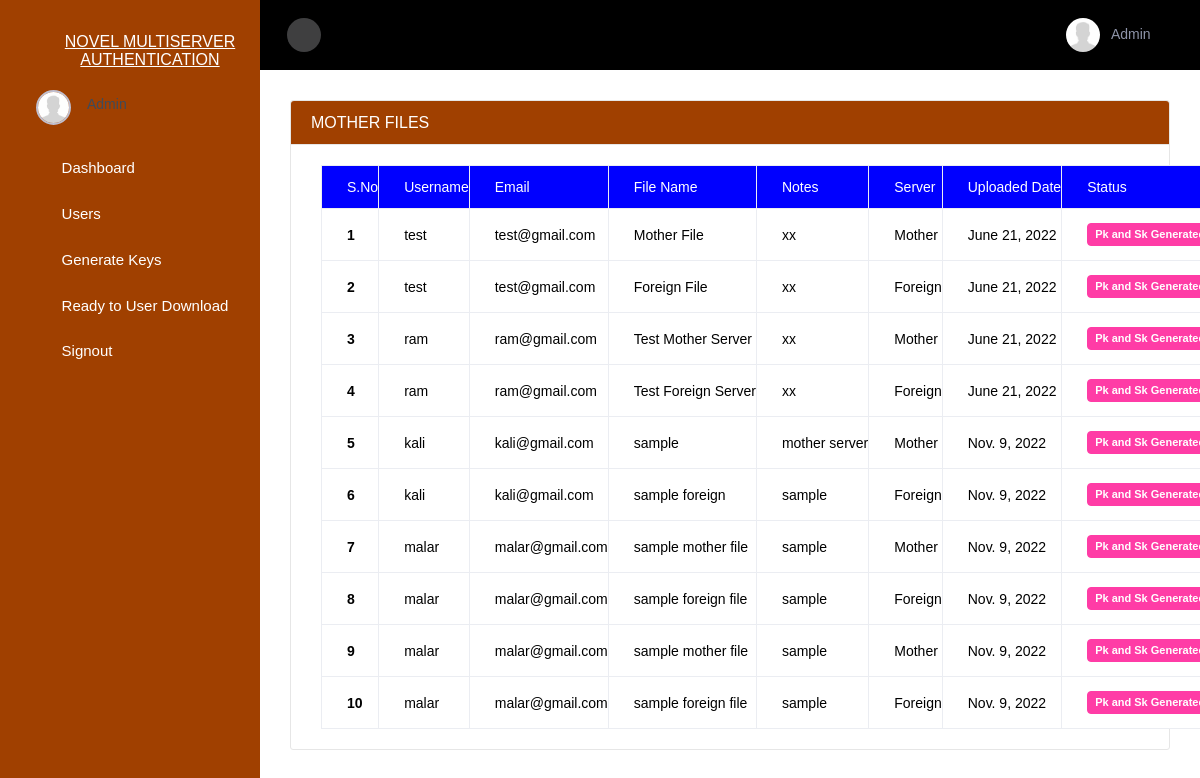
Page /up_files/ (signed in) on the committed database.
### app/models.py (models this page shows, shortened)
class Upload_File(models.Model):
	user_id = models.ForeignKey(Cloud_User, on_delete=models.CASCADE,null=True)
	name = models.CharField('File Name',max_length=100)
	file = models.FileField('File',upload_to='',null=True)
	notes = models.TextField('Notes',max_length=2000)
	upoaded_date = models.DateField('Uploaded Date',default=timezone.now())
	public_key = models.CharField('Public Key',max_length=1000,null=True,blank=True)
	private_key = models.CharField('Private Key',max_length=1000,null=True,blank=True)
	status = models.CharField('Status',max_length=1000,null=True,blank=True)
	level_server =  models.CharField('Level',max_length=1000,null=True,blank=True)
	foreign_status = models.CharField('Foreign Status',max_length=1000,null=True,blank=True)
	foreign_public_key = models.CharField('Foreign Public Key',max_length=1000,null=True,blank=True)
	foreign_private_key = models.CharField('Secret Key',max_length=1000,null=True,blank=True)

class Cloud_User(models.Model):
	username = models.CharField(max_length=50,unique=True)
	fname = models.CharField(max_length=50)
	lname = models.CharField(max_length=50)
	address = models.CharField(max_length=50)
	mobile = models.CharField(max_length=20)
	password = models.CharField(max_length=50)
	email = models.EmailField(max_length=50)
	country = models.CharField(max_length=50)
	city = models.CharField(max_length=50)
	zip = models.CharField(max_length=50)
	status = models.CharField(max_length=200,choices=STATUS,null=True)
	def __str__(self):
		return self.username

### app/views.py (the view)
# urls.py: path('up_files/', views.up_files, name='up_files'),
def up_files(request):
	if request.session.has_key('admin'):
		uid = request.session['admin_id']
		a = Upload_File.objects.filter(status='Send')
		return render(request,'upload.html',{'b':a})
	else:
		return render(request,'index.html',{})

### app/templates/upload.html
{%include 'header.html'%}
<div class="container" style="margin:0 auto;padding-top:100px;">
<div class="col-xl-12 col-lg-12 col-md-12 col-sm-12 col-12" >
    <div class="card" >
        <h5 class="card-header">MOTHER FILES</h5>
        <div class="card-body">
            <div class="table-responsive ">
                <table class="table table-bordered">
                    <thead style="background:blue;color: #FFF">
                        <tr class="white">
                            <th scope="col" >S.No</th>
							<th scope="col">Username</th>
							<th scope="col">Email</th>
                            <th scope="col">File Name</th>
                            <th scope="col">Notes</th>
							<th scope="col">Server</th>
							<th scope="col">Uploaded Date</th>
							<th scope="col">Status</th>
                        </tr>
                    </thead>
                    <tbody >
                        {% for i in b %}
                        <tr style="background:#FFF;color: #000">
                            <th scope="row">{{forloop.counter}}</th>
							<td>{{i.user_id}}</td>
							<td>{{i.user_id.email}}</td>
                            <td>{{i.name}}</td>
                            <td>{{i.notes}}</td>
							<td>{{i.level_server}}</td>
                            <td>{{i.upoaded_date}}</td>
							<td ><span class="badge badge-danger">Pk and Sk Generated</span></td>
                        </tr>
                        {% empty %}
                        <tr>
                            <td colspan="8" class="text-center bg-success">No FILES</td>
                        </tr>
                       {% endfor %}
                    </tbody>
                </table>
            </div>
        </div>
    </div>
</div>
</div>

### app/templates/header.html (style rules this page uses)
.card-header { background:#A04000 !important; }
.sidebar .nav .nav-item .nav-link .menu-title,.card-header { color:#FFF !important; }

### rows in the picture
Upload_File: user_id "test", user_id.email "test@gmail.com", name "Mother File", notes "xx", level_server "Mother", upoaded_date "June 21, 2022"
Upload_File: user_id "test", user_id.email "test@gmail.com", name "Foreign File", notes "xx", level_server "Foreign", upoaded_date "June 21, 2022"
Upload_File: user_id "ram", user_id.email "ram@gmail.com", name "Test Mother Server", notes "xx", level_server "Mother", upoaded_date "June 21, 2022"
Upload_File: user_id "ram", user_id.email "ram@gmail.com", name "Test Foreign Server", notes "xx", level_server "Foreign", upoaded_date "June 21, 2022"
Upload_File: user_id "kali", user_id.email "kali@gmail.com", name "sample", notes "mother server", level_server "Mother", upoaded_date "Nov. 9, 2022"
Upload_File: user_id "kali", user_id.email "kali@gmail.com", name "sample foreign", notes "sample", level_server "Foreign", upoaded_date "Nov. 9, 2022"
Upload_File: user_id "malar", user_id.email "malar@gmail.com", name "sample mother file", notes "sample", level_server "Mother", upoaded_date "Nov. 9, 2022"
Upload_File: user_id "malar", user_id.email "malar@gmail.com", name "sample foreign file", notes "sample", level_server "Foreign", upoaded_date "Nov. 9, 2022"
Upload_File: user_id "malar", user_id.email "malar@gmail.com", name "sample mother file", notes "sample", level_server "Mother", upoaded_date "Nov. 9, 2022"
Upload_File: user_id "malar", user_id.email "malar@gmail.com", name "sample foreign file", notes "sample", level_server "Foreign", upoaded_date "Nov. 9, 2022"

### other values in the picture
{{ request.session.admin }} "Admin"
